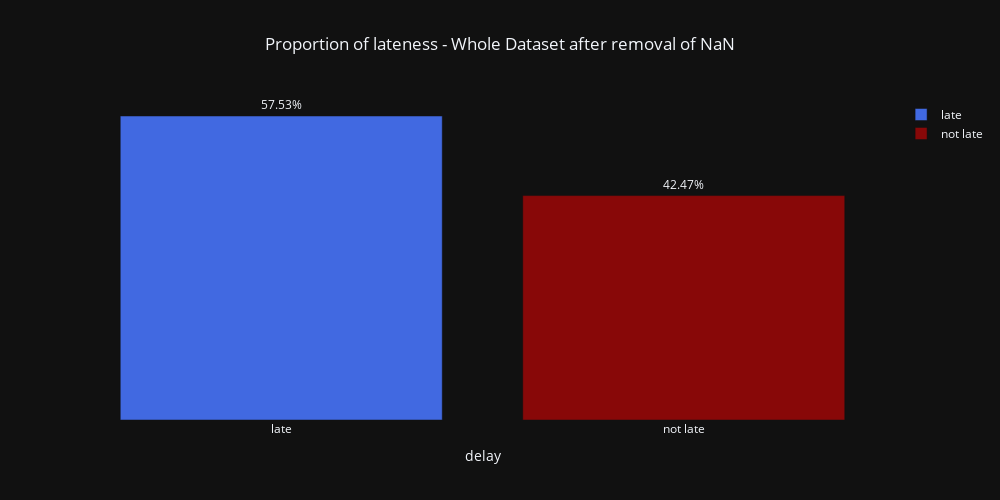

This figure's notebook cell:
### Code cell
# Removing NaN values about late checkout from the dataset
data_delay_without_nan = data_delay[data_delay["delay_at_checkout_in_minutes"].isna() == False]

print (f"There are {data_delay_without_nan.shape[0]} rentals in the dataset 'data_delay_without_nan'")

def check_if_late(late):
    if late > 0:
        return "late"
    else:
        return "not late"

# Creating a new column to categorize lateness
data_delay_without_nan["delay"] = data_delay_without_nan["delay_at_checkout_in_minutes"].apply(check_if_late)

# Creating a new DataFrame with values counts for the lateness category
new_df = (data_delay_without_nan['delay'].value_counts(normalize=True)*100).rename_axis('delay').reset_index(name='counts')

# Bar chart
fig = px.bar(new_df, 
            x="delay", 
            y="counts", 
            color="delay", 
            title="----------", 
            color_discrete_sequence=['royalblue', '#880808'],
            text="counts",
            width=1000, height=500,)
fig.update_traces(texttemplate='%{text:.2f}' + "%", textposition='outside')
fig.update_layout(title_x=0.5, yaxis={'visible': False}, xaxis={'visible': True}, legend_title="", title_text="Proportion of lateness - Whole Dataset after removal of NaN", template='plotly_dark')
fig.show()

### Figure 1 — Plotly figure (JSON) as saved in the notebook; plotly's stock layout.template omitted (floating-point values rounded to 4 significant figures)
{"data": [{"alignmentgroup": "True", "hovertemplate": "delay=%{x}<br>counts=%{text}<extra></extra>", "legendgroup": "late", "marker": {"color": "royalblue", "pattern": {"shape": ""}}, "name": "late", "offsetgroup": "late", "orientation": "v", "showlegend": true, "text": [57.53], "textposition": "outside", "texttemplate": "%{text:.2f}%", "type": "bar", "x": ["late"], "xaxis": "x", "y": [57.53], "yaxis": "y"}, {"alignmentgroup": "True", "hovertemplate": "delay=%{x}<br>counts=%{text}<extra></extra>", "legendgroup": "not late", "marker": {"color": "#880808", "pattern": {"shape": ""}}, "name": "not late", "offsetgroup": "not late", "orientation": "v", "showlegend": true, "text": [42.47], "textposition": "outside", "texttemplate": "%{text:.2f}%", "type": "bar", "x": ["not late"], "xaxis": "x", "y": [42.47], "yaxis": "y"}], "layout": {"barmode": "relative", "height": 500, "legend": {"title": {"text": ""}, "tracegroupgap": 0}, "title": {"text": "Proportion of lateness - Whole Dataset after removal of NaN", "x": 0.5}, "width": 1000, "xaxis": {"anchor": "y", "categoryarray": ["late", "not late"], "categoryorder": "array", "domain": [0, 1], "title": {"text": "delay"}, "visible": true}, "yaxis": {"anchor": "x", "domain": [0, 1], "title": {"text": "counts"}, "visible": false}}}
